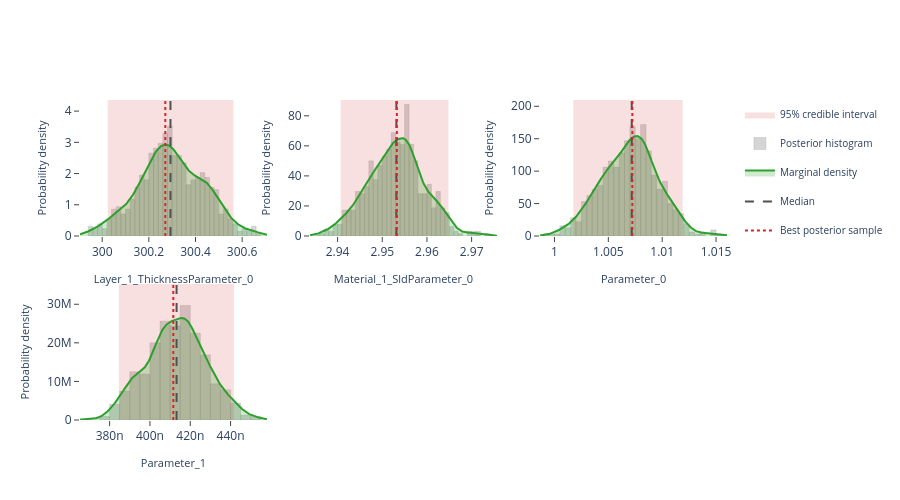

Notebook source saved alongside this figure:
### Markdown cell above
## Interactive posterior plots

The next three cells render the same Plotly figures that are shown on the
Bayesian Posterior tab of the EasyReflectometryApp:

* **Marginals** — per-parameter distribution: histogram + smooth KDE marginal,
  shaded 95% credible interval, and median / best-sample lines
  (`plot_distribution` or `posterior.distribution()`)
* **Corner plot** — pairwise marginals + 2-D contours + scatter (`plot_corner`)
* **Traces** — per-chain trace + marginal histogram (`plot_trace`)

The standalone helpers are called with ``return_figure=True`` so they return a
Plotly ``Figure`` that we render in the notebook with ``fig.show()``; the
``PosteriorResults`` methods return the figure directly.

### Code cell
# ---- Marginal posterior distributions ---------------------------------------
# One panel per free parameter, each overlaying the posterior histogram, a
# smooth Gaussian-KDE marginal, the shaded 95% credible interval, and the
# median / best-sample reference lines.  Mirrors the "Marginals" sub-tab in
# the EasyReflectometryApp.

# The PosteriorResults method passes ``logp`` through automatically so the
# best posterior sample (MAP) line is drawn:
fig = posterior.distribution()
fig.show()

# Standalone equivalent (pass ``logp`` to get the best-sample line):
# fig = plot_distribution(
#     posterior.draws,
#     posterior.param_names,
#     logp=posterior.logp,
#     return_figure=True,
# )
# fig.show()

### Figure 1 — Plotly figure (JSON) as saved in the notebook; plotly's stock layout.template omitted (floating-point values rounded to 4 significant figures; data arrays with more than 128 entries replaced by an {"elided": "..."} marker saying what was removed)
{"data": [{"fill": "toself", "fillcolor": "rgba(214, 39, 40, 0.14)", "hoverinfo": "skip", "legendgroup": "95% credible interval", "line": {"color": "rgba(214, 39, 40, 0.14)", "width": 0}, "mode": "lines", "name": "95% credible interval", "showlegend": true, "type": "scatter", "x": [300.0, 300.6, 300.6, 300.0, 300.0], "xaxis": "x", "y": [0.0, 0.0, 4.355, 4.355, 0.0], "yaxis": "y"}, {"histnorm": "probability density", "hovertemplate": "sample=%{x:.4f}<br>density: %{y:.2f}<extra></extra>", "legendgroup": "histogram", "marker": {"color": "rgba(120, 120, 120, 0.38)", "line": {"color": "rgba(120, 120, 120, 0.24)", "width": 1}}, "name": "Posterior histogram", "nbinsx": 40, "opacity": 0.82, "showlegend": true, "type": "histogram", "x": {"elided": "640 float values"}, "xaxis": "x", "yaxis": "y"}, {"fill": "tozeroy", "fillcolor": "rgba(44, 160, 44, 0.22)", "hovertemplate": "Layer_1_ThicknessParameter_0: %{x:.4f}<br>density: %{y:.4f}<extra></extra>", "legendgroup": "marginal", "line": {"color": "rgb(44, 160, 44)", "width": 2}, "mode": "lines", "name": "Marginal density", "showlegend": true, "type": "scatter", "x": {"elided": "256 float values"}, "xaxis": "x", "y": {"elided": "256 float values"}, "yaxis": "y"}, {"hovertemplate": "Median: %{x:.4f}<extra></extra>", "legendgroup": "Median", "line": {"color": "rgb(80, 80, 80)", "dash": "dash", "width": 2}, "mode": "lines", "name": "Median", "showlegend": true, "type": "scatter", "x": [300.3, 300.3], "xaxis": "x", "y": [0.0, 4.355], "yaxis": "y"}, {"hovertemplate": "Best posterior sample: %{x:.4f}<extra></extra>", "legendgroup": "Best posterior sample", "line": {"color": "rgb(214, 39, 40)", "dash": "dot", "width": 2}, "mode": "lines", "name": "Best posterior sample", "showlegend": true, "type": "scatter", "x": [300.3, 300.3], "xaxis": "x", "y": [0.0, 4.355], "yaxis": "y"}, {"fill": "toself", "fillcolor": "rgba(214, 39, 40, 0.14)", "hoverinfo": "skip", "legendgroup": "95% credible interval", "line": {"color": "rgba(214, 39, 40, 0.14)", "width": 0}, "mode": "lines", "name": "95% credible interval", "showlegend": false, "type": "scatter", "x": [2.941, 2.965, 2.965, 2.941, 2.941], "xaxis": "x2", "y": [0.0, 0.0, 90.52, 90.52, 0.0], "yaxis": "y2"}, {"histnorm": "probability density", "hovertemplate": "sample=%{x:.4f}<br>density: %{y:.2f}<extra></extra>", "legendgroup": "histogram", "marker": {"color": "rgba(120, 120, 120, 0.38)", "line": {"color": "rgba(120, 120, 120, 0.24)", "width": 1}}, "name": "Posterior histogram", "nbinsx": 40, "opacity": 0.82, "showlegend": false, "type": "histogram", "x": {"elided": "640 float values"}, "xaxis": "x2", "yaxis": "y2"}, {"fill": "tozeroy", "fillcolor": "rgba(44, 160, 44, 0.22)", "hovertemplate": "Material_1_SldParameter_0: %{x:.4f}<br>density: %{y:.4f}<extra></extra>", "legendgroup": "marginal", "line": {"color": "rgb(44, 160, 44)", "width": 2}, "mode": "lines", "name": "Marginal density", "showlegend": false, "type": "scatter", "x": {"elided": "256 float values"}, "xaxis": "x2", "y": {"elided": "256 float values"}, "yaxis": "y2"}, {"hovertemplate": "Median: %{x:.4f}<extra></extra>", "legendgroup": "Median", "line": {"color": "rgb(80, 80, 80)", "dash": "dash", "width": 2}, "mode": "lines", "name": "Median", "showlegend": false, "type": "scatter", "x": [2.953, 2.953], "xaxis": "x2", "y": [0.0, 90.52], "yaxis": "y2"}, {"hovertemplate": "Best posterior sample: %{x:.4f}<extra></extra>", "legendgroup": "Best posterior sample", "line": {"color": "rgb(214, 39, 40)", "dash": "dot", "width": 2}, "mode": "lines", "name": "Best posterior sample", "showlegend": false, "type": "scatter", "x": [2.953, 2.953], "xaxis": "x2", "y": [0.0, 90.52], "yaxis": "y2"}, {"fill": "toself", "fillcolor": "rgba(214, 39, 40, 0.14)", "hoverinfo": "skip", "legendgroup": "95% credible interval", "line": {"color": "rgba(214, 39, 40, 0.14)", "width": 0}, "mode": "lines", "name": "95% credible interval", "showlegend": false, "type": "scatter", "x": [1.002, 1.012, 1.012, 1.002, 1.002], "xaxis": "x3", "y": [0.0, 0.0, 209.7, 209.7, 0.0], "yaxis": "y3"}, {"histnorm": "probability density", "hovertemplate": "sample=%{x:.4f}<br>density: %{y:.2f}<extra></extra>", "legendgroup": "histogram", "marker": {"color": "rgba(120, 120, 120, 0.38)", "line": {"color": "rgba(120, 120, 120, 0.24)", "width": 1}}, "name": "Posterior histogram", "nbinsx": 40, "opacity": 0.82, "showlegend": false, "type": "histogram", "x": {"elided": "640 float values"}, "xaxis": "x3", "yaxis": "y3"}, {"fill": "tozeroy", "fillcolor": "rgba(44, 160, 44, 0.22)", "hovertemplate": "Parameter_0: %{x:.4f}<br>density: %{y:.4f}<extra></extra>", "legendgroup": "marginal", "line": {"color": "rgb(44, 160, 44)", "width": 2}, "mode": "lines", "name": "Marginal density", "showlegend": false, "type": "scatter", "x": {"elided": "256 float values"}, "xaxis": "x3", "y": {"elided": "256 float values"}, "yaxis": "y3"}, {"hovertemplate": "Median: %{x:.4f}<extra></extra>", "legendgroup": "Median", "line": {"color": "rgb(80, 80, 80)", "dash": "dash", "width": 2}, "mode": "lines", "name": "Median", "showlegend": false, "type": "scatter", "x": [1.007, 1.007], "xaxis": "x3", "y": [0.0, 209.7], "yaxis": "y3"}, {"hovertemplate": "Best posterior sample: %{x:.4f}<extra></extra>", "legendgroup": "Best posterior sample", "line": {"color": "rgb(214, 39, 40)", "dash": "dot", "width": 2}, "mode": "lines", "name": "Best posterior sample", "showlegend": false, "type": "scatter", "x": [1.007, 1.007], "xaxis": "x3", "y": [0.0, 209.7], "yaxis": "y3"}, {"fill": "toself", "fillcolor": "rgba(214, 39, 40, 0.14)", "hoverinfo": "skip", "legendgroup": "95% credible interval", "line": {"color": "rgba(214, 39, 40, 0.14)", "width": 0}, "mode": "lines", "name": "95% credible interval", "showlegend": false, "type": "scatter", "x": [3.846e-07, 4.416e-07, 4.416e-07, 3.846e-07, 3.846e-07], "xaxis": "x4", "y": [0.0, 0.0, 35250000.0, 35250000.0, 0.0], "yaxis": "y4"}, {"histnorm": "probability density", "hovertemplate": "sample=%{x:.4f}<br>density: %{y:.2f}<extra></extra>", "legendgroup": "histogram", "marker": {"color": "rgba(120, 120, 120, 0.38)", "line": {"color": "rgba(120, 120, 120, 0.24)", "width": 1}}, "name": "Posterior histogram", "nbinsx": 40, "opacity": 0.82, "showlegend": false, "type": "histogram", "x": {"elided": "640 float values"}, "xaxis": "x4", "yaxis": "y4"}, {"fill": "tozeroy", "fillcolor": "rgba(44, 160, 44, 0.22)", "hovertemplate": "Parameter_1: %{x:.4f}<br>density: %{y:.4f}<extra></extra>", "legendgroup": "marginal", "line": {"color": "rgb(44, 160, 44)", "width": 2}, "mode": "lines", "name": "Marginal density", "showlegend": false, "type": "scatter", "x": {"elided": "256 float values"}, "xaxis": "x4", "y": {"elided": "256 float values"}, "yaxis": "y4"}, {"hovertemplate": "Median: %{x:.4f}<extra></extra>", "legendgroup": "Median", "line": {"color": "rgb(80, 80, 80)", "dash": "dash", "width": 2}, "mode": "lines", "name": "Median", "showlegend": false, "type": "scatter", "x": [4.132e-07, 4.132e-07], "xaxis": "x4", "y": [0.0, 35250000.0], "yaxis": "y4"}, {"hovertemplate": "Best posterior sample: %{x:.4f}<extra></extra>", "legendgroup": "Best posterior sample", "line": {"color": "rgb(214, 39, 40)", "dash": "dot", "width": 2}, "mode": "lines", "name": "Best posterior sample", "showlegend": false, "type": "scatter", "x": [4.116e-07, 4.116e-07], "xaxis": "x4", "y": [0.0, 35250000.0], "yaxis": "y4"}], "layout": {"barmode": "overlay", "height": 500, "legend": {"font": {"size": 10}}, "plot_bgcolor": "white", "showlegend": true, "xaxis": {"anchor": "y", "domain": [0.0, 0.2889], "range": [299.9, 300.7], "showgrid": false, "ticks": "outside", "title": {"font": {"size": 11}, "text": "Layer_1_ThicknessParameter_0"}, "zeroline": false}, "xaxis2": {"anchor": "y2", "domain": [0.3556, 0.6444], "range": [2.934, 2.976], "showgrid": false, "ticks": "outside", "title": {"font": {"size": 11}, "text": "Material_1_SldParameter_0"}, "zeroline": false}, "xaxis3": {"anchor": "y3", "domain": [0.7111, 1.0], "range": [0.9987, 1.016], "showgrid": false, "ticks": "outside", "title": {"font": {"size": 11}, "text": "Parameter_0"}, "zeroline": false}, "xaxis4": {"anchor": "y4", "domain": [0.0, 0.2889], "range": [3.653e-07, 4.58e-07], "showgrid": false, "ticks": "outside", "title": {"font": {"size": 11}, "text": "Parameter_1"}, "zeroline": false}, "xaxis5": {"anchor": "y5", "domain": [0.3556, 0.6444], "showgrid": false, "ticks": "outside", "zeroline": false}, "xaxis6": {"anchor": "y6", "domain": [0.7111, 1.0], "showgrid": false, "ticks": "outside", "zeroline": false}, "yaxis": {"anchor": "x", "domain": [0.575, 1.0], "range": [0.0, 4.355], "showgrid": false, "ticks": "outside", "title": {"font": {"size": 11}, "text": "Probability density"}, "zeroline": false}, "yaxis2": {"anchor": "x2", "domain": [0.575, 1.0], "range": [0.0, 90.52], "showgrid": false, "ticks": "outside", "title": {"font": {"size": 11}, "text": "Probability density"}, "zeroline": false}, "yaxis3": {"anchor": "x3", "domain": [0.575, 1.0], "range": [0.0, 209.7], "showgrid": false, "ticks": "outside", "title": {"font": {"size": 11}, "text": "Probability density"}, "zeroline": false}, "yaxis4": {"anchor": "x4", "domain": [0.0, 0.425], "range": [0.0, 35250000.0], "showgrid": false, "ticks": "outside", "title": {"font": {"size": 11}, "text": "Probability density"}, "zeroline": false}, "yaxis5": {"anchor": "x5", "domain": [0.0, 0.425], "showgrid": false, "ticks": "outside", "zeroline": false}, "yaxis6": {"anchor": "x6", "domain": [0.0, 0.425], "showgrid": false, "ticks": "outside", "zeroline": false}}}
